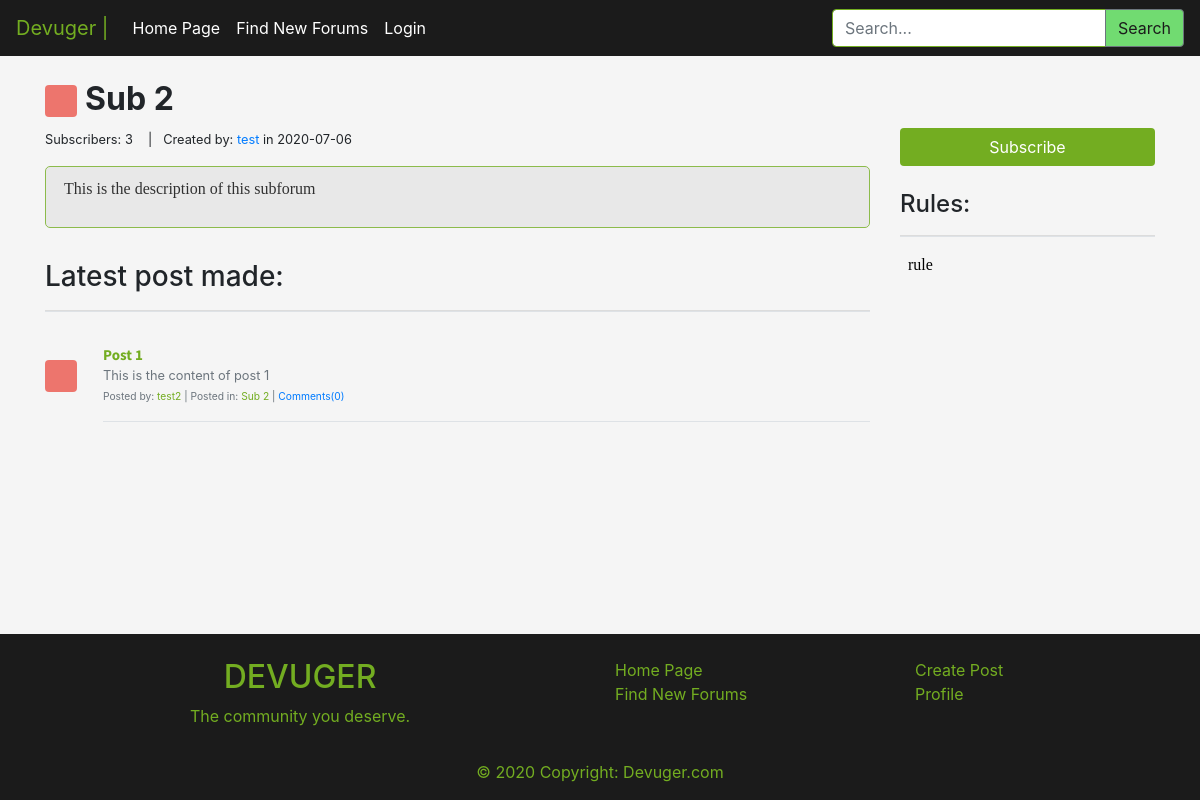
The page /sub.php?r=Sub 2 on the database as committed earlier.
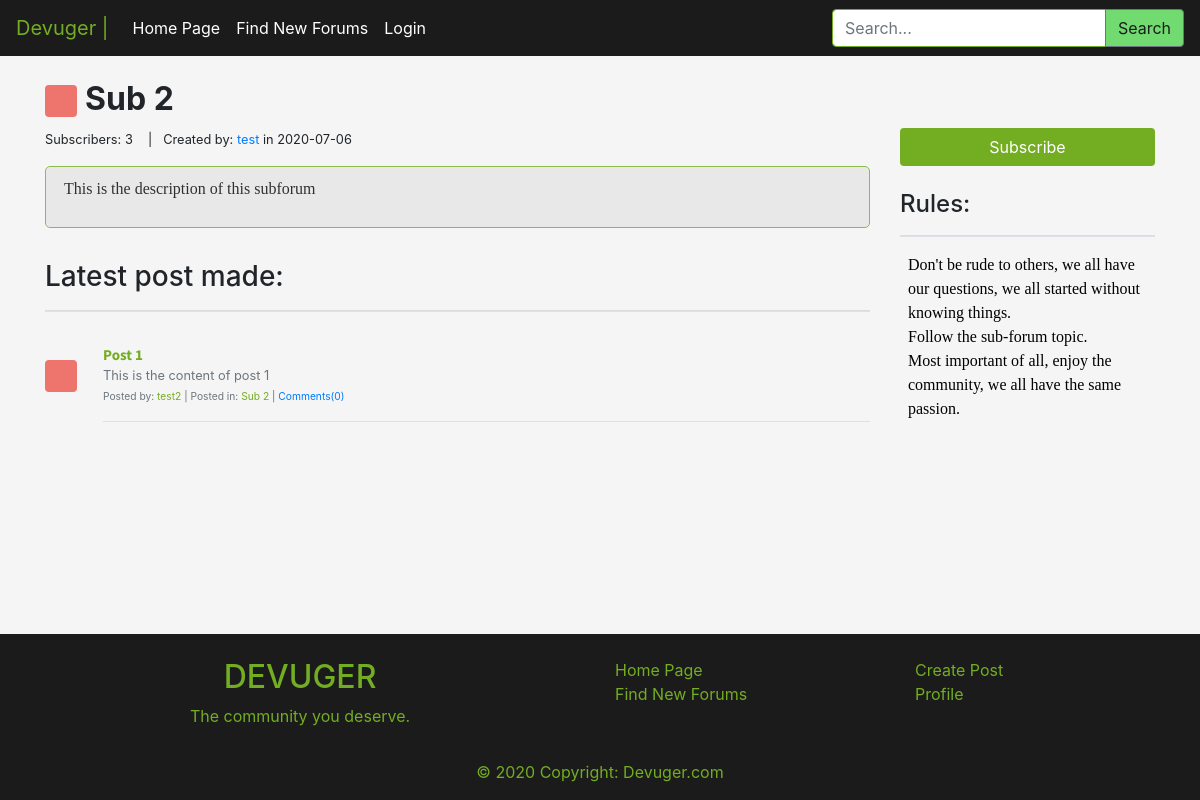
The same page on the database as committed later.
### tables this page shows
CREATE TABLE subforum(
    id INT PRIMARY KEY AUTO_INCREMENT,
    sname VARCHAR(30) UNIQUE,
    descp TEXT,
    subscribers INT,
    color VARCHAR(20),
    numPosts INT,
    creationDate DATE,
    createdBy INT,
    rules TEXT,
    FOREIGN KEY (createdBy) REFERENCES users(id)
);

CREATE TABLE users(
    id INT PRIMARY KEY AUTO_INCREMENT,
    username VARCHAR(60) UNIQUE,
    pass VARCHAR(255),
    email VARCHAR(255) UNIQUE,
    descp TEXT,
    color VARCHAR(20),
    creationDate DATE,
    uRank INT
);

CREATE TABLE posts(
    id INT PRIMARY KEY AUTO_INCREMENT,
    userId INT,
    subforumId INT,
    title VARCHAR(100),
    content LONGTEXT,
    uploadDate DATE,
    numComments INT,
    FOREIGN KEY (userId) REFERENCES users(id),
    FOREIGN KEY (subforumId) REFERENCES subforum(id)
);

### sub.php (the view, shortened to what this page needs)
<?php include('php/server.php'); ?>
<?php
$forum_name = $_GET['r'];
$a = "SELECT * FROM subforum WHERE sname = '$forum_name'";
$r = mysqli_query($db, $a);
$rowd = mysqli_fetch_assoc($r);
$f_ID = $rowd['id'];
$descp = $rowd['descp'];
$subs = $rowd['subscribers'];
$color = $rowd['color'];
$creationDate = $rowd['creationDate'];
$createdBy = $rowd['createdBy'];
$rules = $rowd['rules'];
$get_creator = mysqli_query($db, "SELECT username FROM users WHERE id = '$createdBy'");
$run_query_get_creator = mysqli_fetch_assoc($get_creator);
$creator = $run_query_get_creator['username'];
$logedUser = $_SESSION['username'];
$get_logged_userId = mysqli_query($db, "SELECT id FROM users WHERE username='$logedUser'");
$run_get_logged_user_query = mysqli_fetch_assoc($get_logged_userId);
$logged_userId = $run_get_logged_user_query['id'];
$user_is_subscribed = false;
$find_if_user_is_subscribed = mysqli_query($db, "SELECT subId FROM subscriptions WHERE userId = '$logged_userId' AND subId='$f_ID'");
if (mysqli_num_rows($find_if_user_is_subscribed) > 0) {
    $user_is_subscribed = true;
} else {
    $user_is_subscribed = false;
}
?>
<?php
if (isset($_GET['page_num']) && $_GET['page_num'] != "") {
    $page_num = $_GET['page_num'];
} else {
    $page_num = 1;
}
$total_posts_per_page = 5;
$offset = ($page_num - 1) * $total_posts_per_page;
?>
<?php include('php/updateSubSettings.php');?>
<?php include('includes/header.php'); ?>
<main class="content-wrapper">
    <div class="container py-4">
        <div class="row">
            <div class="col-md-9">
                <h2><svg class="bd-placeholder-img mr-2 rounded" style="opacity: 0.7;filter: alpha(opacity=70);" width="32" height="32" xmlns="http://www.w3.org/2000/svg" preserveAspectRatio="xMidYMid slice" focusable="false" role="img" aria-label="">
                        <title>Forum: <?php echo $forum_name; ?></title>
                        <rect width="100%" height="100%" fill="<?php echo $color; ?>" /><text x="50%" y="50%" fill="" dy=".3em"></text>
                    </svg><b><?php echo $forum_name; ?></b></h2>
                <small>Subscribers: <?php echo $subs; ?></small>
                <small>&nbsp;&nbsp; | &nbsp;&nbsp;</small><small>Created by: <?php echo "<a href='user.php?username=$creator'>$creator</a>"; ?> in <?php echo $creationDate; ?></small>
                <div class="descp py-3 mb-3">
                    <div class="content-border">
                        <p class="pl-2 content"><?php echo nl2br($descp); ?></p>
                    </div>
                </div>
                <h3>Latest post made:</h3>
                <hr class="border-bottom border-gray">
                <?php
                $query_get_forum_posts = "SELECT * FROM posts WHERE subforumId = '$f_ID' ORDER BY id DESC LIMIT $offset, $total_posts_per_page";
                $get_forum_posts = mysqli_query($db, $query_get_forum_posts);
                if (mysqli_num_rows($get_forum_posts) > 0) {
                    while ($get_forum_posts_row = mysqli_fetch_assoc($get_forum_posts)) {
                        $id_user_posted = $get_forum_posts_row['userId'];
                        $get_user_who_posted = mysqli_query($db, "SELECT username FROM users WHERE id='$id_user_posted'");
                        $run_get_user_query = mysqli_fetch_assoc($get_user_who_posted);
                        $username = $run_get_user_query['username'];
                        echo
                            '<article>
											<div class="media text-muted pt-3">
												<svg class="bd-placeholder-img mr-2 rounded mt-3" style="opacity: 0.7;filter: alpha(opacity=70);" width="32" height="32" xmlns="http://www.w3.org/2000/svg" preserveAspectRatio="xMidYMid slice" focusable="false" role="img" aria-label=""><title></title><rect width="100%" height="100%" fill="' . $color . '"/><text x="50%" y="50%" fill="" dy=".3em"></text></svg>
												&nbsp;&nbsp;&nbsp;&nbsp;
												<div class="media-body">
													<a href="post.php?id=' . $get_forum_posts_row['id'] . '&title=' . $get_forum_posts_row['title'] . '"><p class="media-body pb-3 mb-0 small lh-125 border-bottom border-gray">
													<strong class="d-block text-gray-dark article-title">' . $get_forum_posts_row['title'] . '</strong></a>' . strip_tags(mb_strimwidth($get_forum_posts_row['content'], 0, 125, "..."), '<br/>') . '<br>
													<small>Posted by: <a class="article-b-links" href="user.php?username=' . $username . '">' . $username . '</a>&nbsp;|&nbsp;Posted in: <a class="article-b-links" href="sub.php?r=' . $forum_name . '">' . $forum_name . '</a>&nbsp;|&nbsp;<a href="post.php?id=' . $get_forum_posts_row['id'] . '&title=' . $get_forum_posts_row['title'] . '#comments-seccion">Comments(' . $get_forum_posts_row['numComments'] . ')</a></small></p>
												</div>
											</div>
										</article>';
                    }
                }
                ?>
            </div>
            <div class="col-md-3 py-5">
                <div class="mb-4">
                    <?php if ($user_is_subscribed == true) : ?>
                        <form action="sub.php?r=<?php echo $forum_name; ?>" method="post"><button class="btn btn-teal w-100" type="submit" name="unsubscribe">You're subscribed</button></form>
                    <?php elseif ($user_is_subscribed == false) : ?>
                        <form action="sub.php?r=<?php echo $forum_name; ?>" method="post"><button class="btn btn-teal w-100" type="submit" name="subscribe">Subscribe</button></form>
                    <?php endif ?>
                </div>
                <div>
                    <h4>Rules:</h4>
                    <hr class="border-bottom border-gray">
                    <?php
                    echo '<p class="pl-2 content">' . nl2br($rules) . '</p>';
                    ?>
                </div>
            </div>
        </div>
    </div>
</main>
<?php include('includes/footer.php'); ?>

### includes/header.php (shortened to what this page needs)
<!DOCTYPE html>
<html lang="en">
<head>
    <link rel="stylesheet" href="https://stackpath.bootstrapcdn.com/bootstrap/4.4.1/css/bootstrap.min.css">
    <link rel="stylesheet" href="css/main.css">
    <link rel="stylesheet" href="https://use.fontawesome.com/releases/v5.8.2/css/all.css">
</head>
<body>
    <header>
        <nav class="navbar navbar-expand-md navbar-dark bg-dark">
            <a class="navbar-brand green" href="index.php">Devuger |</a>
            <div class="collapse navbar-collapse" id="navbarsExample04">
                <ul class="navbar-nav mr-auto">
                    <li class="nav-item">
                        <a class="nav-link" href="index.php">Home Page</a>
                    </li>
                    <li class="nav-item">
                        <a class="nav-link" href="findforums.php">Find New Forums</a>
                    </li>
                    <?php if (isset($_SESSION['username'])) : ?>
                        <li class="nav-item dropdown">
                            <a class="nav-link dropdown-toggle" href="#" id="dropdown04" data-toggle="dropdown" aria-haspopup="true" aria-expanded="false">Me</a>
                            <div class="dropdown-menu" aria-labelledby="dropdown04">
                                <a class="dropdown-item" href="user.php?username=<?php echo $_SESSION['username']; ?>">Profile: <b><?php echo $_SESSION['username']; ?></b></a>
                                <a class="dropdown-item" href="send_post.php">Create Post</a>
                                <a class="dropdown-item" href="index.php?logout='1'">Logout</a>
                            </div>
                        </li>
                    <?php elseif (!isset($_SESSION['username'])) : ?>
                        <li class="nav-item">
                            <a class="nav-link" href="login.php">Login</a>
                        </li>
                    <?php endif ?>
                </ul>
                <ul class="navbar-nav ml-auto">
                    <li class="nav-item">
                        <form action="search.php" method="get">
                            <div class="input-group">
                                <input type="text" class="form-control" name="search_terms" placeholder="Search..." aria-label="Search..." aria-describedby="button-addon2">
                                <div class="input-group-append">
                                    <button class="btn btn-outline-secondary" type="submit" name="search" id="button-addon2">Search</button>
                                </div>
                            </div>
                        </form>
                    </li>
                </ul>
            </div>
        </nav>
    </header>

### includes/footer.php (shortened to what this page needs)
<footer class="footer page-footer font-small blue pt-4">
    <div class="container-fluid text-center text-md-left">
        <div class="row">
            <div class="col-md-6 mt-md-0 mt-3 text-center">
                <h2 class="text-uppercase green">Devuger</h2>
                <p class="green">The community you deserve.</p>
            </div>
            <div class="col-md-3 mb-md-0 mb-3">
                <ul class="list-unstyled">
                    <li>
                        <a class="green" href="index.php">Home Page</a>
                    </li>
                    <li>
                        <a class="green" href="findforums.php">Find New Forums</a>
                    </li>
                </ul>
            </div>
            <div class="col-md-3 mb-md-0 mb-3">
                <ul class="list-unstyled">
                    <li>
                        <a class="green" href="send_post.php">Create Post</a>
                    </li>
                    <li>
                        <a class="green" href="user.php?username=<?php echo $_SESSION['username']; ?>">Profile</a>
                    </li>
                </ul>
            </div>
        </div>
    </div>
    <div class="footer-copyright text-center py-3 green">© 2020 Copyright: Devuger.com
    </div>
</footer>
</body>
</html>

### css/main.css (style rules this page uses)
html, body { background-color: whitesmoke; height: 100%; }
body { display: flex; flex-direction: column; }
.content-wrapper { flex: 1 0 auto; }
.footer { flex-shrink: 0; background-color: #1b1b1b; }
.green, a.green:link, a.green:visited, a.green:hover { color: #73AD21; }
.navbar-dark { background-color: #1b1b1b !important; }
a.nav-link, a.nav-link:visited, a.nav-link:link { color: white !important; }
.btn-outline-secondary { background-color: #71db71; color: #1b1b1b; }
strong.article-title { font-family: 'Source Sans Pro', sans-serif; color: #73AD21; text-decoration-color: #73AD21; font-size: 15px; }
a.article-b-links, a.article-b-links:link, a.article-b-links:visited, a.article-b-links:hover { color: #73AD21; text-decoration-color: #73AD21; }
.content-border { border-radius: 5px; border: 1px solid #73AD21; padding: 10px; background-color: #e6e6e6; opacity: 0.8; color: black; word-wrap: auto; overflow-wrap: normal; overflow-y: auto; overflow-x: hidden; }
.form-control, .form-control:focus { border: 1px solid #73AD21; }
.content { color: black; font-family: 'PT Serif', serif; }
.btn-teal { background-color: #73AD21; color: white; }

Rows that differ between the two databases and show on the page:
changed subforum "This is the description of this subforum": rules "rule" → "Don't be rude to others, we all have our questions, we all started without knowing things. Follow the sub-forum topic. Most important of all, enjoy the community, we all have the same passion."
